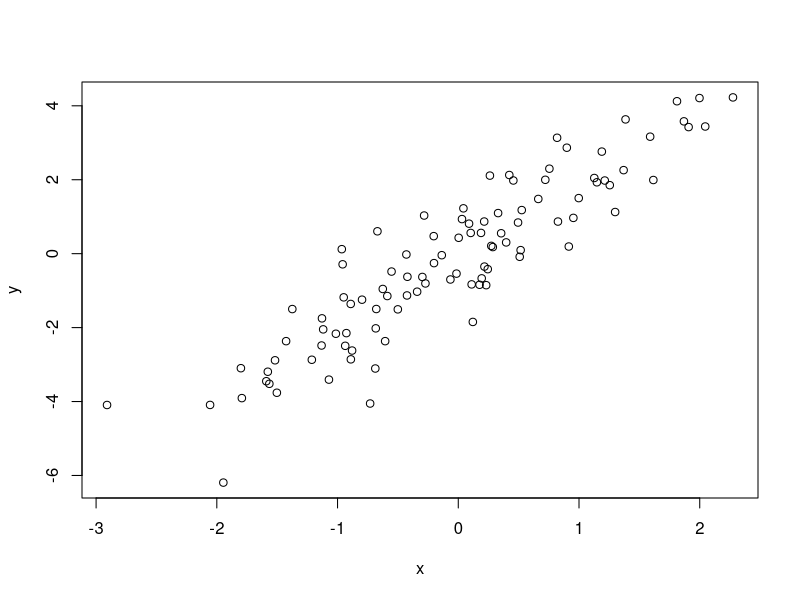
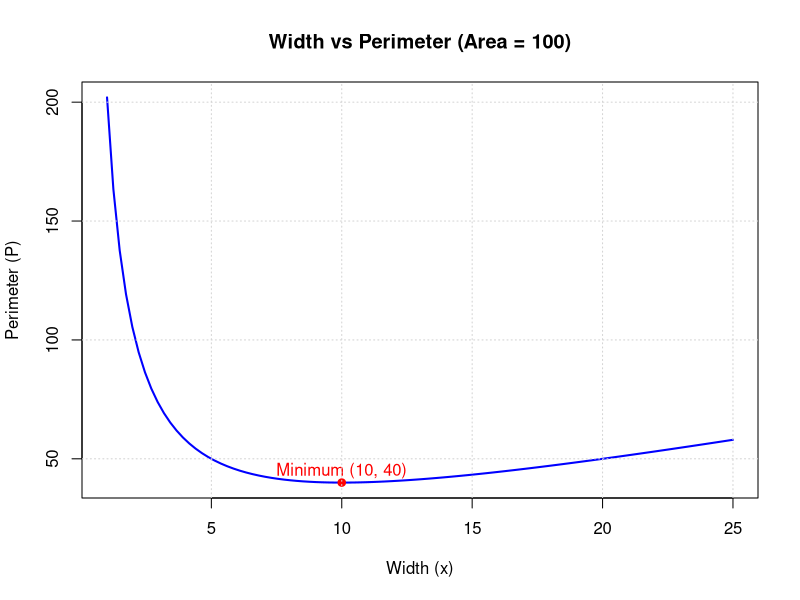

The R script that drew these images, in order: (Note: this script raises an error after producing the figures.)
## ---- chunk 1
knitr::opts_chunk$set(echo = TRUE)
## ---- chunk 2
x <- c(1, 2, 3, 4, 5)
y <- c(5, 4, 3, 2, 1)
sum(x * y)
## ---- chunk 3
t(x) %*% y
## ---- chunk 4
x <- c(5, 12, 3, 7, 8, 2, 1, 9)
x_1 <- x[x > 5]
sort(x_1)
## ---- chunk 5
y <- c(6, 8, 13, 22, 10, 4, 18, 16, 7, 2)
y_1 <- y[y < 10]
mean(y_1)
## ---- chunk 6
x <- rnorm(100)
y <- 2*x + rnorm(100)
## ---- chunk 7
cor(x,y)

plot(x,y)
## ---- chunk 8
# 버블 정렬
bubble_sort <- function(x) {
  n <- length(x) 
  
  for (i in 1:(n - 1)) {
    for (j in 1:(n - i)) {
      if (x[j] > x[j + 1]) {
        tmp <- x[j]
        x[j] <- x[j + 1]
        x[j + 1] <- tmp
      }
    }
  }
  return(x)
}
vec1 <- c(5,7,1,6,4)
bubble_sort(vec1)
## ---- chunk 9
# 선택 정렬
selection_sort <- function(x) {
  n <- length(x) 
  for (i in 1:(n - 1)) {
    min <- i
    for (j in (i + 1):n) {
      if (x[j] < x[min]) {
        min <- j
      }
    }
    
    if (min != i) {
      tmp <- x[i]
      x[i] <- x[min]
      x[min] <- tmp
    }
  }
  
  return(x)
}
vec2 <- c(7,4,2,6,1)
selection_sort(vec2)

## ---- chunk 10
# 1. 가로 길이 x의 범위 설정 (0.1부터 20까지)
x <- seq(1, 25, length.out = 100)

# 2. 넓이가 100일 때의 세로 길이 y 계산
y <- 100 / x

# 3. 둘레 P 계산
perimeter <- 2 * (x + y)

# 4. 데이터 프레임 생성
df <- data.frame(width = x, perimeter = perimeter)
## ---- chunk 11
# 5. 시각화
plot(df$width, df$perimeter, type = "l", col = "blue", lwd = 2,
     main = "Width vs Perimeter (Area = 100)",
     xlab = "Width (x)", ylab = "Perimeter (P)")

# 최솟값 지점(x=10, P=40) 표시
points(10, 40, col = "red", pch = 19)
text(10, 45, "Minimum (10, 40)", col = "red")
grid()
## ---- chunk 12
vector_projection <- function(x, y) {
  proj <- (sum(x * y) / sum(y * y)) * y
  return(proj)
}
## ---- chunk 13
x <- c(3, 4)
y <- c(2, 1)
## ---- chunk 14
proj <- vector_projection(x, y)
proj
## ---- chunk 15
score <- as.numeric(readline(prompt="점수를 입력하세요: "))

if (score >= 90) {
  grade <- "A"
} else if (score >= 80) {
  grade <- "B"
} else if (score >=70) {
  grade <- "C"
} else if (score >=60) {
  grade <- "D"
} else {
  grade <- "F"
}

cat("당신의 학점은",grade,"입니다.")
## ---- chunk 16
a<-120
b<-75
while(b!=0){
  remainder<-a %% b #a를b로 나눈 나머지
  a<-b              #a 자리에 나눠준 b로 설정
  b<-remainder      #나눠주는 b 자리를 나머지로 설정
}
print(a)
